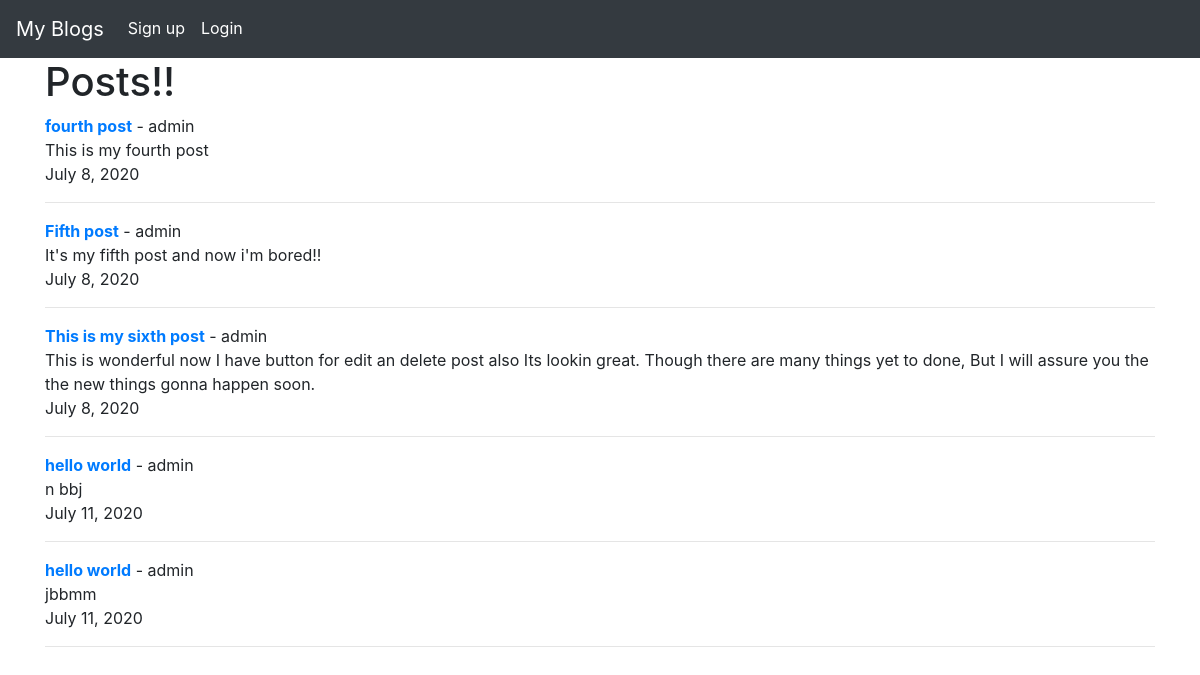
Page /mypost/1 on the committed database.
### post_app/models.py (models this page shows, shortened)
class Post(models.Model):
    title = models.CharField(max_length=255)
    title_tag = models.CharField(max_length=255)
    author = models.ForeignKey(User, on_delete = models.CASCADE)
    body =RichTextField(blank=True, null=True)
    post_date = models.DateField(auto_now_add=True)
    likes = models.ManyToManyField(User, related_name='blog_posts')
    snippet = models.CharField(max_length=255)
    def __str__(self):
        return self.title + '|' + str(self.author)

### post_app/views.py (the view)
# urls.py: path('mypost/<int:pk>', userpost, name='mypost'),
def userpost(request, pk):
    user_post = Post.objects.filter(author__id=pk)
    return render(request, 'userpost.html',{'user_post':user_post})

### post_app/templates/userpost.html (shortened to what this page needs)
{% extends 'base.html' %}
{% block content %}
{% if user.is_authenticated %}
  <h1>Posts!!</h1>
      {% for post in user_post %}
        <strong><a href="{% url 'post_detail' post.pk %}">{{ post.title }}</a></strong> - {{ post.author }}<br>
        {{ post.body|safe }}
          {% if user.is_authenticated %}
            - <a href="{% url 'edit_post' post.pk %}" class="btn btn-secondary btn-sm">Edit</a>
              <a href="{% url 'delete_post' post.pk %}" class="btn btn-secondary btn-sm">Delete</a>
          {% endif %}
          <br>{{post.post_date}}<br><hr>
      {% endfor %}
{% else %}
    <h1>Posts!!</h1>
    {% for post in user_post %}
      <strong><a href="{% url 'post_detail' post.pk %}">{{ post.title }}</a></strong> - {{ post.author }}<br>
      {{ post.body|safe }}
        <br>{{post.post_date}}<br><hr>
    {% endfor %}
{% endif %}
{% endblock %}

### rows in the picture
Post: title "fourth post", author "admin", body "This is my fourth post", post_date "July 8, 2020"
Post: title "Fifth post", author "admin", body "It's my fifth post and now i'm bored!!", post_date "July 8, 2020"
Post: title "This is my sixth post", author "admin", body "This is wonderful now I have button for edit an delete post also Its lookin great. Though there are many things yet to done, But I will assure you the the new things gonna happen soon.", post_date "July 8, 2020"
Post: title "hello world", author "admin", body "n bbj", post_date "July 11, 2020"
Post: title "hello world", author "admin", body "jbbmm", post_date "July 11, 2020"
